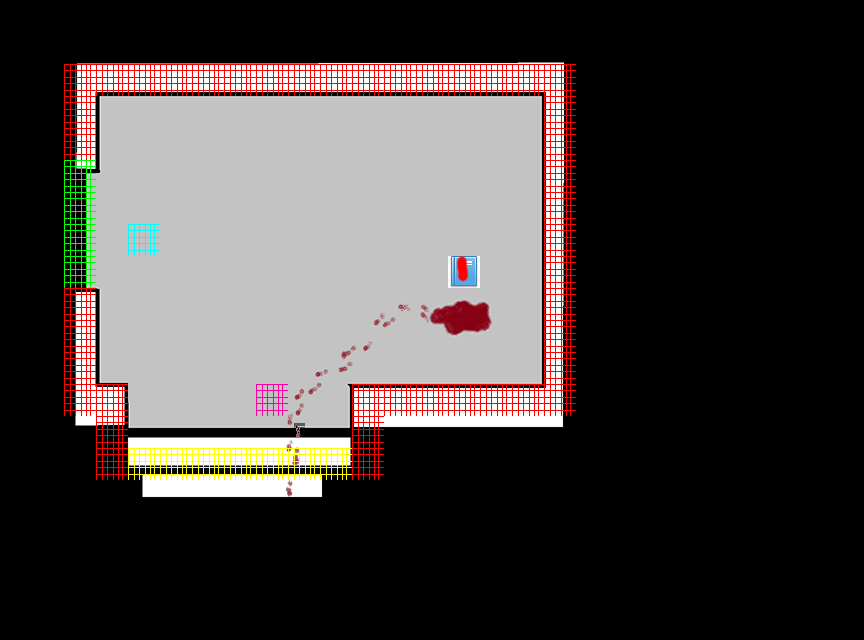

The image is a tile-based game level rendered from a .tmx file. Its description and source (layers, tilesets, objects; grid data summarised) follow:
An orthogonal 27x20 tile map with 32x32 px tiles, 1 tile layer (meta), 1 hidden layer not drawn, 3 tilesets, 3 image layers.

<map version="1.0" orientation="orthogonal" renderorder="right-down" width="27" height="20" tilewidth="32" tileheight="32" nextobjectid="1">
 <tileset firstgid="1" name="mesh" tilewidth="32" tileheight="32">
  <tile id="0">
   <properties>
    <property name="collision_zombie" value="true" />
    <property name="water" value="true" />
   </properties>
   <image width="32" height="32" source="../Tiles/mesh_blue.png" />
  </tile>
  <tile id="1">
   <properties>
    <property name="collision_zombie" value="true" />
    <property name="door" value="1" />
   </properties>
   <image width="32" height="32" source="../Tiles/mesh_green.png" />
  </tile>
  <tile id="2">
   <properties>
    <property name="collision_zombie" value="true" />
    <property name="sneak" value="true" />
   </properties>
   <image width="32" height="32" source="../Tiles/mesh_orange.png" />
  </tile>
  <tile id="3">
   <properties>
    <property name="collision_player" value="true" />
   </properties>
   <image width="32" height="32" source="../Tiles/mesh_purple.png" />
  </tile>
  <tile id="4">
   <properties>
    <property name="collision_all" value="true" />
    <property name="collision_zombie" value="true" />
   </properties>
   <image width="32" height="32" source="../Tiles/mesh_red.png" />
  </tile>
  <tile id="5">
   <properties>
    <property name="collision_zombie" value="true" />
    <property name="door" value="3" />
   </properties>
   <image width="32" height="32" source="../Tiles/mesh_yellow.png" />
  </tile>
  <tile id="6">
   <properties>
    <property name="player_spawn" value="true" />
   </properties>
   <image width="32" height="32" source="../Tiles/mesh_teal.png" />
  </tile>
  <tile id="7">
   <properties>
    <property name="player_return" value="true" />
   </properties>
   <image width="32" height="32" source="../Tiles/mesh_pink.png" />
  </tile>
  <tile id="8">
   <properties>
    <property name="zombie_spawn" value="BOSS" />
   </properties>
   <image width="32" height="32" source="../Tiles/zombie_boss.png" />
  </tile>
  <tile id="9">
   <properties>
    <property name="zombie_spawn" value="DATA" />
   </properties>
   <image width="32" height="32" source="../Tiles/zombie_d.png" />
  </tile>
  <tile id="10">
   <properties>
    <property name="zombie_spawn" value="ECON" />
   </properties>
   <image width="32" height="32" source="../Tiles/zombie_i.png" />
  </tile>
  <tile id="11">
   <properties>
    <property name="zombie_spawn" value="IT" />
   </properties>
   <image width="32" height="32" source="../Tiles/zombie_it.png" />
  </tile>
  <tile id="12">
   <properties>
    <property name="zombie_spawn" value="ZETA" />
   </properties>
   <image width="32" height="32" source="../Tiles/zombie_z.png" />
  </tile>
  <tile id="13">
   <properties>
    <property name="potion" value="HEALTH" />
   </properties>
   <image width="32" height="32" source="../Tiles/healthpotion.png" />
  </tile>
  <tile id="14">
   <properties>
    <property name="potion" value="SPEED" />
   </properties>
   <image width="32" height="32" source="../Tiles/speedpotion.png" />
  </tile>
  <tile id="15">
   <properties>
    <property name="book" value="1" />
   </properties>
   <image width="32" height="32" source="../Tiles/book1.png" />
  </tile>
  <tile id="16">
   <properties>
    <property name="book" value="2" />
   </properties>
   <image width="32" height="32" source="../Tiles/book2.png" />
  </tile>
  <tile id="17">
   <properties>
    <property name="book" value="3" />
   </properties>
   <image width="32" height="32" source="../Tiles/book3.png" />
  </tile>
  <tile id="18">
   <properties>
    <property name="book" value="4" />
   </properties>
   <image width="32" height="32" source="../Tiles/book4.png" />
  </tile>
  <tile id="19">
   <properties>
    <property name="zombie_spawn" value="BASIC" />
   </properties>
   <image width="32" height="32" source="../Tiles/zombie_normal.png" />
  </tile>
 </tileset>
 <tileset firstgid="21" name="map" tilewidth="1600" tileheight="800">
  <tile id="0">
   <image width="1600" height="800" source="Test_world_2_bottom.png" />
  </tile>
 </tileset>
 <tileset firstgid="22" name="sd" tilewidth="1" tileheight="1" />
 <imagelayer name="bottom">
  <image source="level_1_room_3_bottom.png" />
 </imagelayer>
 <imagelayer name="middle">
  <image source="Level_1_room_3_middle.png" />
 </imagelayer>
 <imagelayer name="middle_dark">
  <image source="Level_1_room_3_middle_dark.png" />
 </imagelayer>
 <imagelayer name="top" visible="0">
  <image source="Level_1_room_3_top.png" />
 </imagelayer>
 <layer name="meta" width="27" height="20">
  <properties>
   <property name="level" value="2" />
  </properties>
  <data>[540 cells, 57 non-empty, 6 distinct tile ids]</data>
 </layer>
</map>
